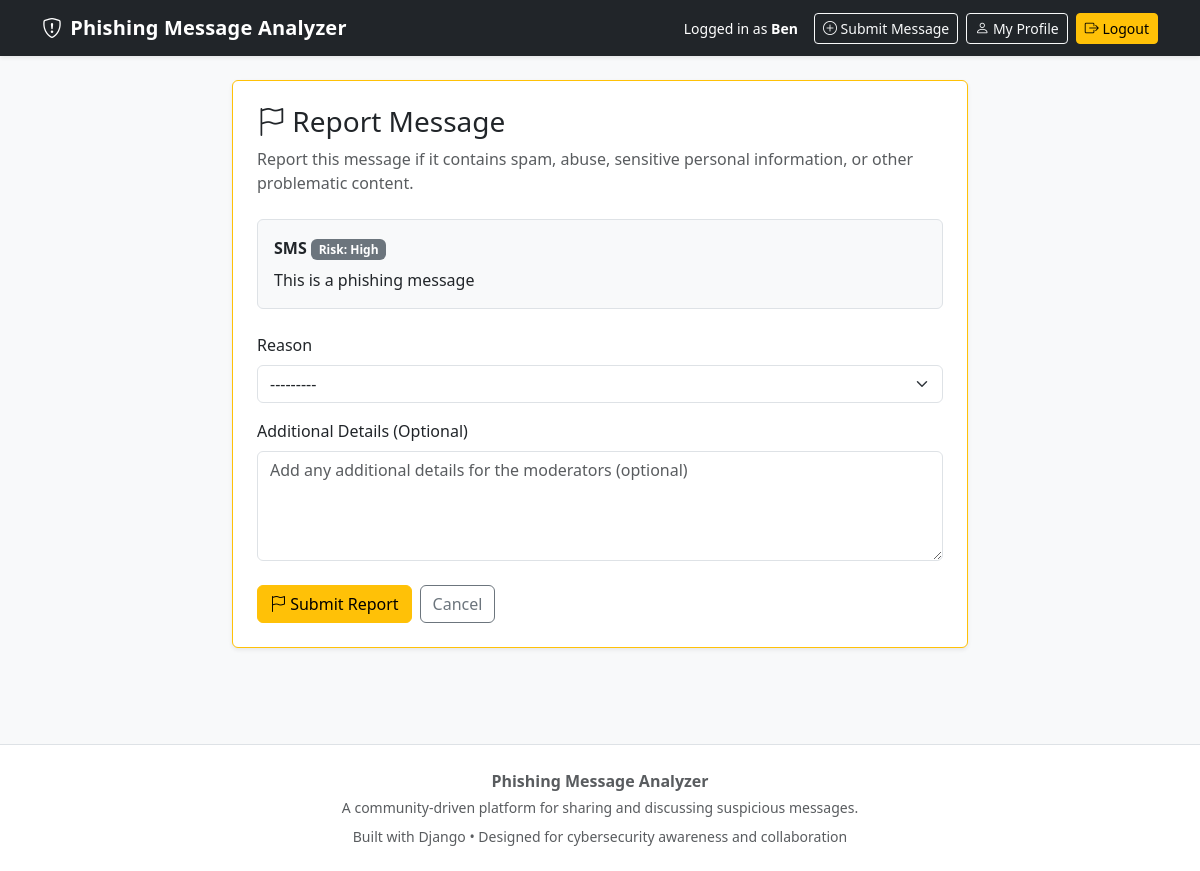
The app's page /message/47/report/ (signed in), older data.
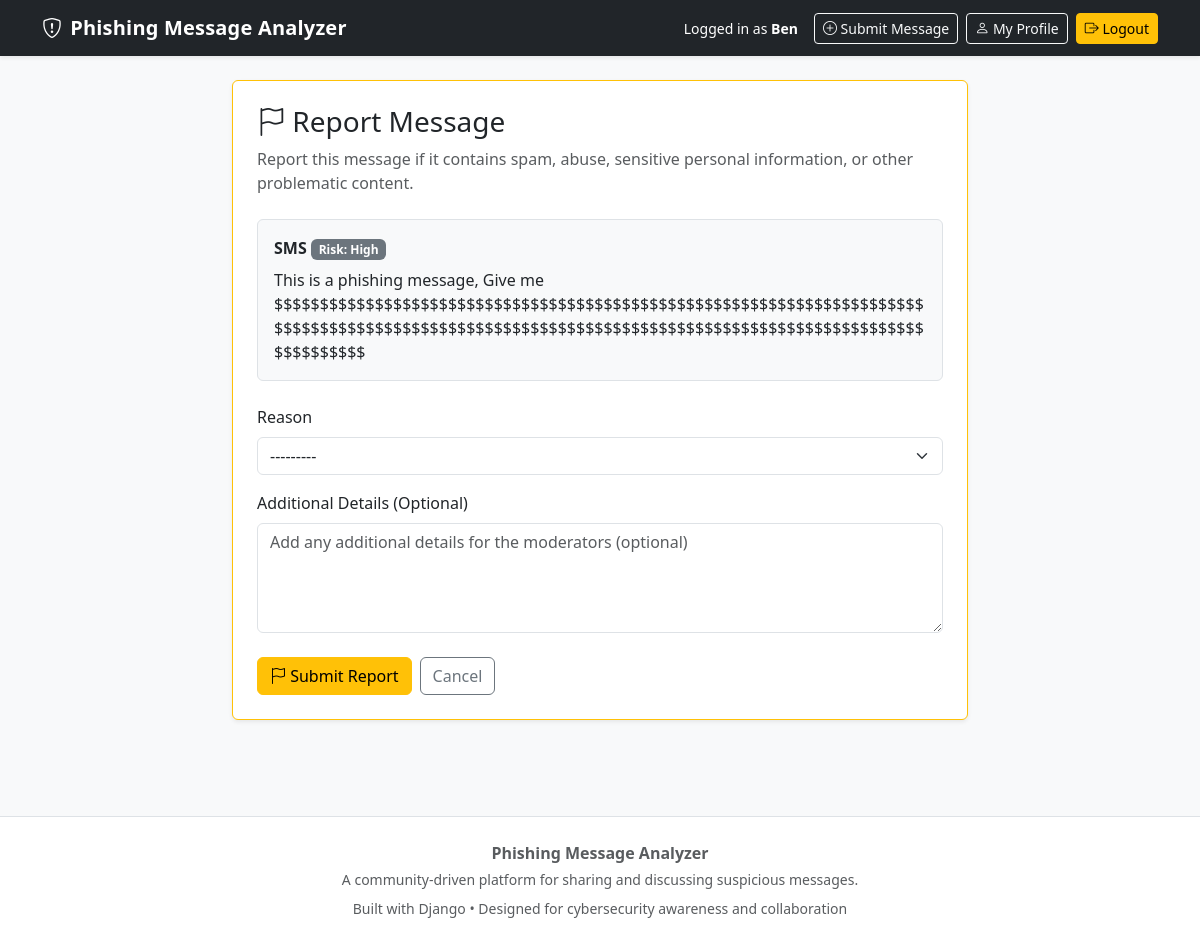
The same page, newer data.
### analyzer/models.py (models this page shows, shortened)
class Message(models.Model):
    MESSAGE_TYPES = [
        ('Email', 'Email'),
        ('SMS', 'SMS'),
    ]
    CLASSIFICATIONS = [
        ('Phishing', 'Phishing'),
        ('Legitimate', 'Legitimate'),
        ('Unsure', 'Unsure'),
    ]
    SUSPECTED_RISK_LEVELS = [
        ('Low', 'Low'),
        ('Medium', 'Medium'),
        ('High', 'High'),
    ]
    user = models.ForeignKey(User, on_delete=models.CASCADE, null=True, blank=True)
    message_content = models.TextField()
    message_type = models.CharField(max_length=10, choices=MESSAGE_TYPES)
    sender = models.CharField(max_length=255, blank=True)
    additional_details = models.TextField(blank=True)
    screenshot = models.ImageField(upload_to='message_screenshots/', blank=True, null=True)
    classification = models.CharField(max_length=20, choices=CLASSIFICATIONS)
    suspected_risk = models.CharField(max_length=10, choices=SUSPECTED_RISK_LEVELS)
    submission_date = models.DateTimeField(auto_now_add=True)
    likes = models.ManyToManyField(User, related_name='liked_messages', blank=True)
    is_approved = models.BooleanField(default=True)
    is_flagged = models.BooleanField(default=False)
    is_removed = models.BooleanField(default=False)

### analyzer/views.py (the view)
# urls.py: path('message/<int:message_id>/report/', views.report_message, name='report_message'),
@login_required
def report_message(request, message_id):
    message = get_object_or_404(Message, id=message_id, is_removed=False)
    existing_report = MessageReport.objects.filter(message=message, reporter=request.user).first()
    if existing_report:
        messages.info(request, "You have already reported this message.")
        return redirect('message_detail', message_id=message.id)
    if request.method == 'POST':
        form = MessageReportForm(request.POST)
        if form.is_valid():
            report = form.save(commit=False)
            report.message = message
            report.reporter = request.user
            report.save()
            message.is_flagged = True
            message.save()
            messages.success(request, "This message has been reported for moderator review.")
            return redirect('message_detail', message_id=message.id)
    else:
        form = MessageReportForm()
    return render(request, 'analyzer/report_message.html', {
        'form': form,
        'message': message,
    })

### analyzer/forms.py
class MessageReportForm(forms.ModelForm):
    class Meta:
        model = MessageReport
        fields = ['reason', 'details']
        widgets = {
            'reason': forms.Select(attrs={'class': 'form-select'}),
            'details': forms.Textarea(attrs={
                'class': 'form-control',
                'rows': 4,
                'placeholder': 'Add any additional details for the moderators (optional)'
            }),
        }

### analyzer/templates/analyzer/report_message.html (shortened to what this page needs)
{% extends "analyzer/base.html" %}
{% block content %}
<div class="row justify-content-center">
    <div class="col-lg-8">
        <div class="card shadow-sm border-warning">
            <div class="card-body p-4">
                <div class="mb-4">
                    <h1 class="h3 mb-2">
                        <i class="bi bi-flag"></i> Report Message
                    </h1>
                    <p class="text-muted mb-0">
                        Report this message if it contains spam, abuse, sensitive personal information, or other problematic content.
                    </p>
                </div>
                <div class="border rounded p-3 bg-light mb-4">
                    <div class="mb-2">
                        <strong>{{ message.message_type }}</strong>
                        <span class="badge bg-secondary">Risk: {{ message.suspected_risk }}</span>
                    </div>
                    <p class="mb-0">{{ message.message_content|truncatechars:250 }}</p>
                </div>
                <form method="post" novalidate>
                    <div class="mb-3">
                        <label for="{{ form.reason.id_for_label }}" class="form-label">Reason</label>
                        {{ form.reason }}
                    </div>
                    <div class="mb-4">
                        <label for="{{ form.details.id_for_label }}" class="form-label">Additional Details (Optional)</label>
                        {{ form.details }}
                    </div>
                    <div class="d-flex gap-2 flex-wrap">
                        <button type="submit" class="btn btn-warning">
                            <i class="bi bi-flag"></i> Submit Report
                        </button>
                        <a href="{% url 'message_detail' message.id %}" class="btn btn-outline-secondary">Cancel</a>
                    </div>
                </form>
            </div>
        </div>
    </div>
</div>
{% endblock %}

Row changes from the older to the newer data that the page shows:
changed Message "SMS": message_content "This is a phishing message" → "This is a phishing message, Give me $$$$$$$$$$$$$$$$$$$$$$$$$$$$$$$$$$$$$$$$$$$$$$$$$$$$$$$$$$$$$$$$$$$$$$$$$$$$$$$$$$$$$$$$$$$$$$$$$$$$$$$$$$$$$$$$$$$$$$$$$$$$$$$$$$$$$$$$$$$$$$$$$$$$$$$$"
